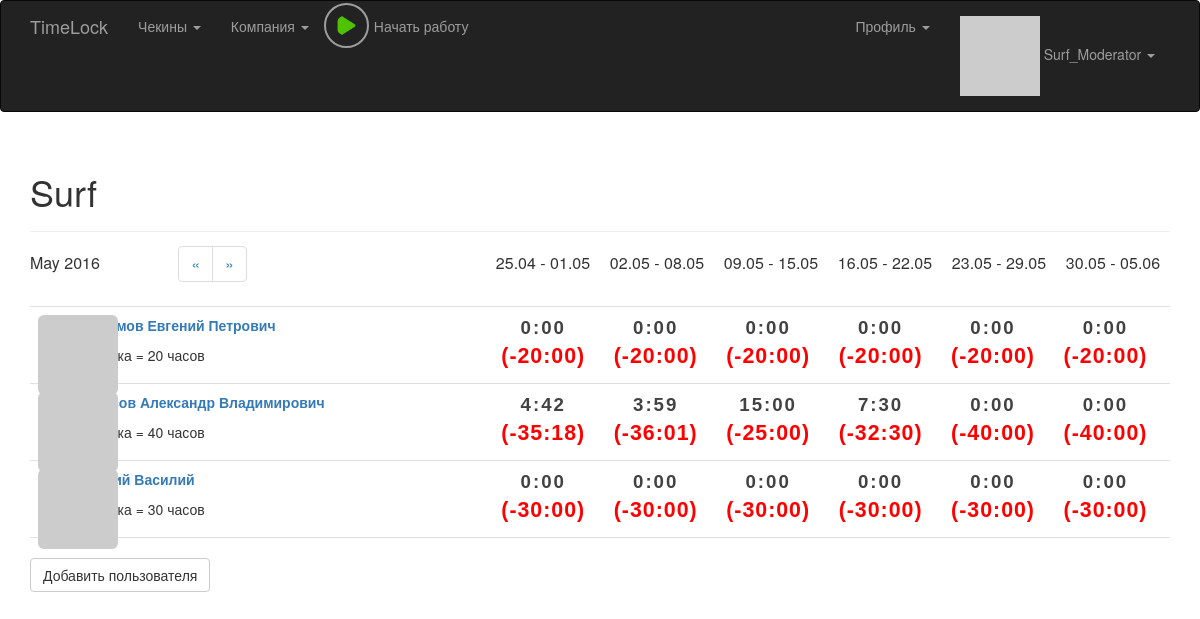
The app's page /my_company (signed in) with its own data.
### app/model.py (models this page shows, shortened)
class User(UserMixin, db.Model):
    __tablename__ = 'users'
    id = db.Column(db.Integer, primary_key = True)
    email = db.Column(db.String(64), unique = True, index = True)
    username = db.Column(db.String(64), unique = True, index = True)
    password_hash = db.Column(db.String(128))
    confirmed = db.Column(db.Boolean, default = False)
    nfc_label = db.Column(db.String(64), unique = True, index = True)
    first_name = db.Column(db.String(64))
    middle_name = db.Column(db.String(64))
    last_name = db.Column(db.String(64))
    member_since = db.Column(db.DateTime(), default = datetime.utcnow)
    last_seen = db.Column(db.DateTime(), default = datetime.utcnow)
    avatar_hash = db.Column(db.String(32))
    rate = db.Column(db.Integer, default = 40)
    role_id = db.Column(db.Integer, db.ForeignKey('roles.id'))
    company_id = db.Column(db.Integer, db.ForeignKey('companies.id'))
    checkins = db.relationship('Checkin', backref = 'user', lazy = 'dynamic')
    timeCaches = db.relationship('TimeCache', backref = 'user', lazy = 'dynamic')
    posts = db.relationship('Post', backref = 'author', lazy = 'dynamic')
    notes = db.relationship('Note', backref = 'author', lazy = 'dynamic')
    @property
    def password(self):
        raise AttributeError('password is not a readable attribute')
    def can(self, permissions):
        return self.role is not None and (self.role.permissions & permissions) == permissions
    def is_administrator(self):
        return self.can(Permission.ADMINISTER)
    def is_moderator(self):
        return self.can(Permission.MODERATOR)
    def ping(self):
        self.last_seen = datetime.utcnow()
        db.session.add(self)
    def gravatar(self, size = 100, default = 'retro', rating ='g'):
        if request.is_secure:
            url = 'https://secure.gravatar.com/avatar'
        else:
            url = 'http://www.gravatar.com/avatar'
        hash = self.avatar_hash or hashlib.md5(self.email.encode('utf-8')).hexdigest()
        return '{url}/{hash}?s={size}&d={default}&r={rating}'.format(url = url, hash = hash, size = size, default = default, rating = rating)

class Company(db.Model):
    __tablename__ = 'companies'
    id = db.Column(db.Integer, primary_key = True)
    company_name = db.Column(db.String(64), unique = True, index = True)
    users = db.relationship('User', backref = 'company', lazy = 'dynamic')

### app/main/views.py (the view)
@main.route('/my_company', methods = ['GET'])
@admin_moderator_required
def my_company():
	page = request.args.get('page', 1, type = int)
	week_titles, month_title = get_titles_for_employee_header(page)
	company = current_user.company;
	clear_times = {}
	for employee in company.users:
		clear_times[employee.id] = TimeCache.get_cached_week_time(employee.id, page)
	string_times = {}
	delta_string_times = {}
	for employee in company.users:
		string_times[employee.id] = []
		delta_string_times[employee.id] = []
		for time in clear_times[employee.id]:
			string_times[employee.id].append(get_work_time_string(time))
			delta_string_times[employee.id].append(get_delta_work_time_string(time, employee.rate))
	return render_template('company.html', company = company, string_times = string_times, delta_string_times = delta_string_times,
		month_title = month_title, week_titles = week_titles, pagination_url = "my_company?page=", page = page)

### app/templates/company.html (shortened to what this page needs)
{% extends "base.html" %}
{% import "bootstrap/wtf.html" as wtf %}
{% block page_content %}
	<div class="page-header">
		<h1>{{ company.company_name }}
		</h1>
	</div>
	<div class="employee-header">
		<div class="employee-header-month">{{ month_title }}</div>
		<div class="employee-header-pagination">
			<ul class = "pagination">
				<li><a href="{{ '{}{}'.format(pagination_url, page + 1) }}">&laquo;</a></li>
				<li><a href="{{ '{}{}'.format(pagination_url, page - 1) }}">&raquo;</a></li>
			</ul>
		</div>
		<div class="employee-header-time1">{{ week_titles[0] }}</div>
		<div class="employee-header-time2">{{ week_titles[1] }}</div>
		<div class="employee-header-time3">{{ week_titles[2] }}</div>
		<div class="employee-header-time4">{{ week_titles[3] }}</div>
		<div class="employee-header-time5">{% if week_titles|count > 4 %} {{ week_titles[4] }} {% endif %}</div>
		<div class="employee-header-time6">{% if week_titles|count > 5 %} {{ week_titles[5] }} {% endif %}</div>
	</div>
	{% include '_employees.html' %}
	<br>
	{% if current_user.is_administrator() or current_user.is_moderator() %}
		<a class="btn btn-default" href="{{ url_for('main.user_add', company_name = company.company_name) }}">Добавить пользователя</a>
	{% endif %}
{% endblock %}

### app/templates/base.html (shortened to what this page needs)
{% extends "bootstrap/base.html" %}
{% block head %}
{{ super() }}
<link rel="stylesheet" type="text/css" href="{{ url_for('static', filename='styles.css') }}">
<link rel="stylesheet" type="text/css" href="{{ url_for('static', filename='styles_checkin.css') }}">
<link rel="stylesheet" type="text/css" href="{{ url_for('static', filename='styles_play_button.css') }}">
{% endblock %}
{% block navbar %}
<div class="navbar navbar-inverse" role="navigation">
	<div class="container">
		<div class="navbar-header">
			<a class="navbar-brand" href="/">TimeLock</a>
		</div>
		<div class="navbar-collapse collapse">
			<ul class="nav navbar-nav">
				{% if current_user.is_authenticated %}
	    			<li class="dropdown">
	                    <a href="#" class="dropdown-toggle" data-toggle="dropdown">Чекины <b class="caret"></b>
	                    </a>
                	</li>
                	{% if current_user.is_administrator() %}
	                	<li class="dropdown">
		                    <a href="#" class="dropdown-toggle" data-toggle="dropdown">Компании <b class="caret"></b>
		                    </a>
		                    <ul class="dropdown-menu">
		                        <li><a href="{{ url_for('main.companies') }}">Все компании</a></li>
		                        <li><a href="{{ url_for('main.new_company') }}">Создать новую</a></li>
		                        <li><a href="{{ url_for('main.clear_companies') }}">Удалить все из БД</a></li>
		                    </ul>
	                	</li>
	                	<li class="dropdown">
		                    <a href="#" class="dropdown-toggle" data-toggle="dropdown">Пользователи <b class="caret"></b>
		                    </a>
		                    <ul class="dropdown-menu">
		                        <li><a href="{{ url_for('main.clear_users') }}">Удалить всех из БД</a></li>
		                    </ul>
	                	</li>
                	{% else %}
	                	{% if current_user.is_moderator() %}
		                	<li class="dropdown">
			                    <a href="#" class="dropdown-toggle" data-toggle="dropdown">Компания <b class="caret"></b>
			                    </a>
		                	</li>
	                	{% endif %}
               		{% endif %}
               		<li>
               			<div class="button-play">
							<a href="{{ url_for('checkin.checkin_with_current_time') }}">
								{% if current_work_time %}
									<img src="{{ url_for('static', filename='square.png') }}"> <div class="play-button-description" id="current_work_display"></div>
								{% else %}
									<img src="{{ url_for('static', filename='play.png') }}"> <div class="play-button-description">Начать работу</div>
								{% endif %}
							</a>
						</div>
               		</li>
	    	    {% endif %}
			</ul>
			<ul class="nav navbar-nav navbar-right">
				{% if current_user.is_authenticated %}
					<li><a href="/"> </a></li>
					<li class="dropdown">
	                    <a href="#" class="dropdown-toggle" data-toggle="dropdown">Профиль <b class="caret"></b>
	                    </a>
                	</li>
	    			<li class="dropdown">
	                    <a href="#" class="dropdown-toggle" data-toggle="dropdown">
	                    	<img src="{{ current_user.gravatar(size=18) }}">
	                    	{{ current_user.username }} <b class="caret"></b>
	                    </a>
                	</li>
	    		{% else %}
	    			<li><a href="{{ url_for('auth.login') }}">Login</a></li>
	    		{% endif %}
			</ul>
		</div>
	</div>
</div>
{% endblock %}
{% block content %}
<div class="container">
	{% block page_content %}{% endblock %}
</div>
{% endblock %}

### app/templates/_employees.html (shortened to what this page needs)
<ul class = "posts">
    {% for user in company.users %}
    <li class = "post">
        <div class = "profile-thumbnail">
            <a href="{{ url_for('main.user', user_id = user.id) }}">
                <img class="img-rounded profile-thumbnail" src="{{ user.gravatar(size = 40) }}">
            </a>
        </div>
	    <div class="post-content">
            <div class="work-times">
                <div class="work-times1">{{ string_times[user.id][0] }}
                    {% if delta_string_times[user.id][0][1] %}
                        <span class="good-work">
                    {% else %}
                        <span class="bad-work">
                    {% endif %}
                    {{ delta_string_times[user.id][0][0] }}
                    </span>
                </div>
                <div class="work-times2">{{ string_times[user.id][1] }}
                    {% if delta_string_times[user.id][1][1] %}
                        <span class="good-work">
                    {% else %}
                        <span class="bad-work">
                    {% endif %}
                    {{ delta_string_times[user.id][1][0] }}
                    </span>
                </div>
                <div class="work-times3">{{ string_times[user.id][2] }}
                    {% if delta_string_times[user.id][2][1] %}
                        <span class="good-work">
                    {% else %}
                        <span class="bad-work">
                    {% endif %}
                    {{ delta_string_times[user.id][2][0] }}
                    </span>
                </div>
                <div class="work-times4">{{ string_times[user.id][3] }}
                    {% if delta_string_times[user.id][3][1] %}
                        <span class="good-work">
                    {% else %}
                        <span class="bad-work">
                    {% endif %}
                    {{ delta_string_times[user.id][3][0] }}
                    </span>
                </div>
                {% if string_times[user.id][4] %}
                    <div class="work-times5">{{ string_times[user.id][4] }}
                        {% if delta_string_times[user.id][4][1] %}
                            <span class="good-work">
                        {% else %}
                            <span class="bad-work">
                        {% endif %}
                        {{ delta_string_times[user.id][4][0] }}
                        </span>
                    </div>
                {% endif %}
                {% if string_times[user.id][5] %}
                    <div class="work-times6">{{ string_times[user.id][5] }}
                        {% if delta_string_times[user.id][5][1] %}
                            <span class="good-work">
                        {% else %}
                            <span class="bad-work">
                        {% endif %}
                        {{ delta_string_times[user.id][5][0] }}
                        </span>
                    </div>
                {% endif %}
            </div>
	    	<div class="post-author">
	    		<a href="{{ url_for('main.user', user_id = user.id) }}">
    	    		{% if user.first_name or user.last_name %}
                    <p>
                        {% if user.first_name %}{{ user.first_name }}{% endif %}
                        {% if user.middle_name %}{{ user.middle_name }}{% endif %}
                    </p>
                    {% endif %}
	    		</a>
	    	</div>
	    	<div class="post-body">
                <p>Ставка = {{ user.rate }} часов</p>
            </div>
    	</div>
    </li>
    {% endfor %}
</ul>

### records on screen
User: username "Surf_Moderator", id "4:42", delta_string_times "(-35:18)", id "3:59", delta_string_times "(-36:01)", id "15:00", delta_string_times "(-25:00)", id "7:30", delta_string_times "(-32:30)", id "0:00", delta_string_times "(-40:00)", first_name "Александр", middle_name "Владимирович", rate "40"
Company: company_name "Surf"
User: id "0:00", delta_string_times "(-20:00)", first_name "Евгений", middle_name "Петрович", rate "20"
User: id "0:00", delta_string_times "(-30:00)", first_name "Василий", rate "30"

### other values on screen
{{ month_title }} "May 2016"
{{ week_titles[0] }} "25.04 - 01.05"
{{ week_titles[1] }} "02.05 - 08.05"
{{ week_titles[2] }} "09.05 - 15.05"
{{ week_titles[3] }} "16.05 - 22.05"
{{ week_titles[4] }} "23.05 - 29.05"
{{ week_titles[5] }} "30.05 - 05.06"
